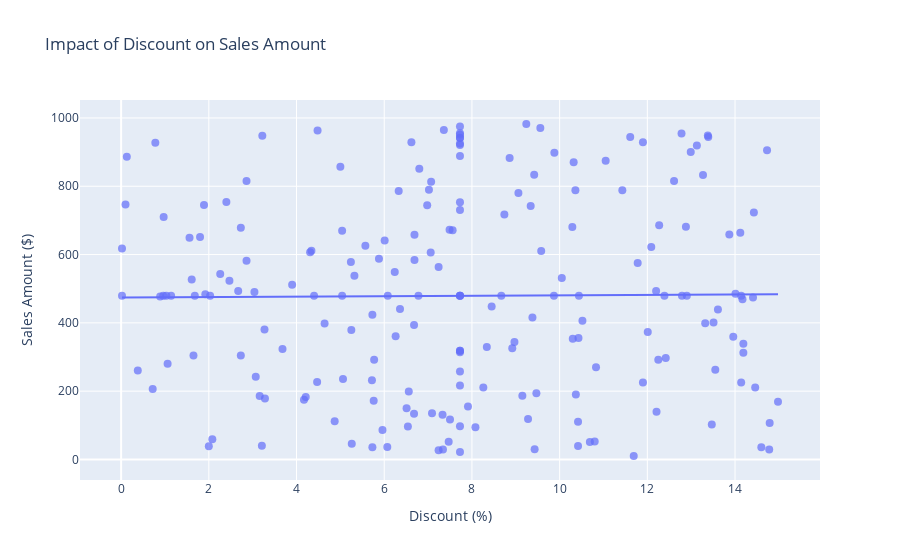

The notebook cell saved with this chart:
### Code cell
# Scatter plot with trend line for discount vs. sales amount
fig = px.scatter(data, x='Discount Applied', y='Sales Amount', trendline='ols',
                 title="Impact of Discount on Sales Amount",
                 labels={'Discount Applied': 'Discount (%)', 'Sales Amount': 'Sales Amount ($)'})

fig.update_traces(marker=dict(size=8, opacity=0.7))
fig.show()

### Figure 1 — Plotly figure (JSON) as saved in the notebook; plotly's stock layout.template omitted (floating-point values rounded to 4 significant figures; data arrays with more than 128 entries replaced by an {"elided": "..."} marker saying what was removed)
{"data": [{"hovertemplate": "Discount (%)=%{x}<br>Sales Amount ($)=%{y}<extra></extra>", "legendgroup": "", "marker": {"color": "#636efa", "opacity": 0.7, "size": 8, "symbol": "circle"}, "mode": "markers", "name": "", "orientation": "v", "showlegend": false, "type": "scatter", "x": {"elided": "200 float values"}, "xaxis": "x", "y": {"elided": "200 float values"}, "yaxis": "y"}, {"hovertemplate": "<b>OLS trendline</b><br>Sales Amount = 0.60125 * Discount Applied + 474.467<br>R<sup>2</sup>=0.000072<br><br>Discount (%)=%{x}<br>Sales Amount ($)=%{y} <b>(trend)</b><extra></extra>", "legendgroup": "", "marker": {"color": "#636efa", "opacity": 0.7, "size": 8, "symbol": "circle"}, "mode": "lines", "name": "", "showlegend": false, "type": "scatter", "x": {"elided": "200 float values"}, "xaxis": "x", "y": {"elided": "200 float values"}, "yaxis": "y"}], "layout": {"legend": {"tracegroupgap": 0}, "title": {"text": "Impact of Discount on Sales Amount"}, "xaxis": {"anchor": "y", "domain": [0, 1], "title": {"text": "Discount (%)"}}, "yaxis": {"anchor": "x", "domain": [0, 1], "title": {"text": "Sales Amount ($)"}}}}
